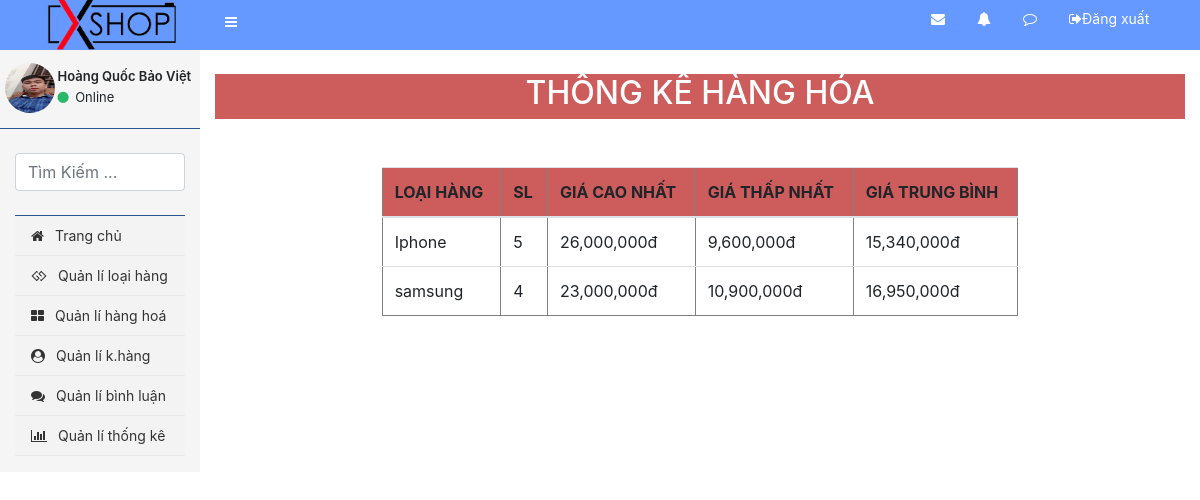
/admin/thong_ke/tk_hh.php (signed in), run on the app's committed database.
### tables this page shows
CREATE TABLE `loai_hang` (
  `id` int(11) NOT NULL,
  `ten_loai` varchar(50) NOT NULL
);

### dao/pdo.php (called while the page is built, shortened)
<?php
    function connect(){
        $host = "localhost" ;
        $dbname = "dam" ;
        $dbusername = "root" ;
        $dbpass = "" ;
        return new PDO("mysql:host=$host;dbname=$dbname;charset=utf8", $dbusername,$dbpass) ;
    }
    function select_all($sql){
        $connect = connect();
        $stml = $connect->prepare($sql);
        $stml->execute();
        return $select_all = $stml->fetchAll();
    }
?>

### admin/thong_ke/tk_hh.php (the view, shortened to what this page needs)
<?php
    require_once "../layout/header.php" ;
    require_once APP_PATH."/dao/pdo.php" ;
    $sql = "SELECT
                loai_hang.id,
                loai_hang.ten_loai AS 'tenLoai',
                COUNT(*) AS so_luong,
                MIN(hang_hoa.don_gia) AS gia_min,
                MAX(hang_hoa.don_gia) AS gia_max,
                AVG(hang_hoa.don_gia) AS gia_avg
            FROM
                hang_hoa
            JOIN loai_hang ON loai_hang.id = hang_hoa.ma_loai
            GROUP BY
                loai_hang.id,
                loai_hang.ten_loai" ;
    $tk = select_all($sql) ;
?>
     <div class="col-md-10">
        <div style=" width: 100%; background-color: indianred; height: 45px; color: white; margin-right: 40px;" class="text-center mb-5 mt-4">
            <span><h2 style="text-transform: uppercase;">THÔNG KÊ HÀNG HÓA </h2></span>
        </div>
        <div class="row mt-3">
            <div class="col-md-2"></div>
            <div class="col-md-8">
                <form action="" method="POST">
                    <table class="table" border="1">
                        <thead style="background-color: indianred;">
                            <th>LOẠI HÀNG</th>
                            <th>SL</th>
                            <th>GIÁ CAO NHẤT</th>
                            <th>GIÁ THẤP NHẤT</th>
                            <th>GIÁ TRUNG BÌNH</th>
                        </thead>
                        <tbody>
                            <?php foreach ($tk as $key) { ?>
                                <tr>
                                    <td><?php echo $key['tenLoai'] ?></td>
                                    <td><?php echo $key['so_luong'] ?></td>
                                    <td><?php echo number_format($key['gia_max']) ?>đ</td>
                                    <td><?php echo number_format( $key['gia_min']) ?>đ</td>
                                    <td><?php echo number_format($key['gia_avg']) ?>đ</td>
                                </tr>
                            <?php } ?>
                        </tbody>
                    </table>
                </form>
            </div>
        </div>
     </div>
   </div>
   </div>
</body>
</html>

### data on the page
loai_hang: ten_loai "Iphone", so_luong "5", gia_max "26,000,000", gia_min "9,600,000", gia_avg "15,340,000"
loai_hang: ten_loai "samsung", so_luong "4", gia_max "23,000,000", gia_min "10,900,000", gia_avg "16,950,000"

### other printed values
$_SESSION['admin']['ho_ten'] "Hoàng Quốc Bảo Việt"
